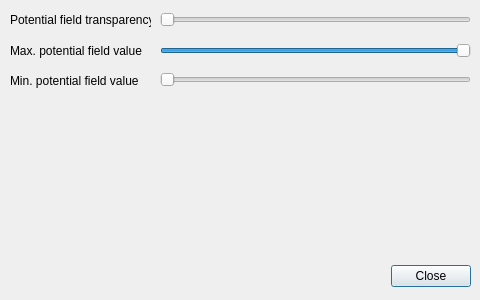
<?xml version="1.0" encoding="UTF-8"?>
<ui version="4.0">
 <class>VolumeGLRenderEditDialog</class>
 <widget class="QDialog" name="VolumeGLRenderEditDialog">
  <property name="geometry">
   <rect>
    <x>0</x>
    <y>0</y>
    <width>480</width>
    <height>300</height>
   </rect>
  </property>
  <property name="windowTitle">
   <string>Dialog</string>
  </property>
  <property name="modal">
   <bool>true</bool>
  </property>
  <widget class="QDialogButtonBox" name="buttonBox">
   <property name="geometry">
    <rect>
     <x>10</x>
     <y>260</y>
     <width>461</width>
     <height>32</height>
    </rect>
   </property>
   <property name="orientation">
    <enum>Qt::Horizontal</enum>
   </property>
   <property name="standardButtons">
    <set>QDialogButtonBox::Close</set>
   </property>
  </widget>
  <widget class="QSlider" name="MinPotentialFieldValueSlider">
   <property name="geometry">
    <rect>
     <x>160</x>
     <y>70</y>
     <width>311</width>
     <height>19</height>
    </rect>
   </property>
   <property name="minimum">
    <number>0</number>
   </property>
   <property name="value">
    <number>0</number>
   </property>
   <property name="orientation">
    <enum>Qt::Horizontal</enum>
   </property>
  </widget>
  <widget class="QLabel" name="MaxPotentialFieldValueLabel">
   <property name="geometry">
    <rect>
     <x>10</x>
     <y>40</y>
     <width>141</width>
     <height>21</height>
    </rect>
   </property>
   <property name="text">
    <string>Max. potential field value </string>
   </property>
  </widget>
  <widget class="QLabel" name="PotentialFieldTransparencyLabel">
   <property name="geometry">
    <rect>
     <x>10</x>
     <y>9</y>
     <width>141</width>
     <height>21</height>
    </rect>
   </property>
   <property name="text">
    <string>Potential field transparency</string>
   </property>
  </widget>
  <widget class="QSlider" name="MaxPotentialFieldValueSlider">
   <property name="geometry">
    <rect>
     <x>160</x>
     <y>40</y>
     <width>311</width>
     <height>21</height>
    </rect>
   </property>
   <property name="minimum">
    <number>1</number>
   </property>
   <property name="maximum">
    <number>100</number>
   </property>
   <property name="value">
    <number>100</number>
   </property>
   <property name="orientation">
    <enum>Qt::Horizontal</enum>
   </property>
  </widget>
  <widget class="QSlider" name="PotentialFieldTransparencySlider">
   <property name="geometry">
    <rect>
     <x>160</x>
     <y>9</y>
     <width>311</width>
     <height>21</height>
    </rect>
   </property>
   <property name="maximum">
    <number>255</number>
   </property>
   <property name="orientation">
    <enum>Qt::Horizontal</enum>
   </property>
  </widget>
  <widget class="QLabel" name="MinPotentialFieldValueLabel">
   <property name="geometry">
    <rect>
     <x>10</x>
     <y>71</y>
     <width>141</width>
     <height>20</height>
    </rect>
   </property>
   <property name="text">
    <string>Min. potential field value </string>
   </property>
  </widget>
 </widget>
 <resources/>
 <connections>
  <connection>
   <sender>buttonBox</sender>
   <signal>accepted()</signal>
   <receiver>VolumeGLRenderEditDialog</receiver>
   <slot>accept()</slot>
   <hints>
    <hint type="sourcelabel">
     <x>248</x>
     <y>254</y>
    </hint>
    <hint type="destinationlabel">
     <x>157</x>
     <y>274</y>
    </hint>
   </hints>
  </connection>
  <connection>
   <sender>buttonBox</sender>
   <signal>rejected()</signal>
   <receiver>VolumeGLRenderEditDialog</receiver>
   <slot>reject()</slot>
   <hints>
    <hint type="sourcelabel">
     <x>316</x>
     <y>260</y>
    </hint>
    <hint type="destinationlabel">
     <x>286</x>
     <y>274</y>
    </hint>
   </hints>
  </connection>
 </connections>
</ui>
